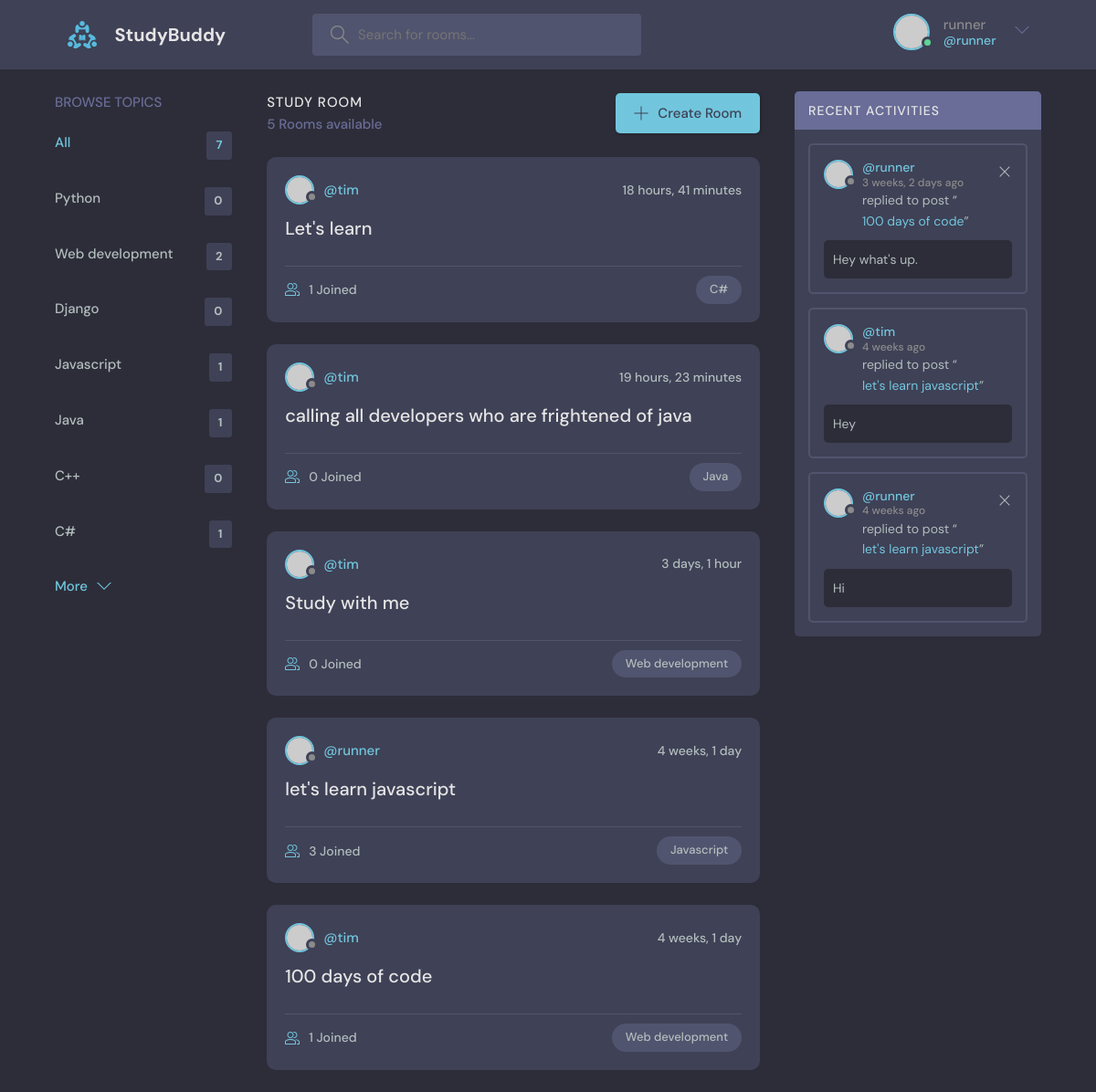
The app's page / (signed in) with its own data.
### base/models.py (models this page shows, shortened)
class Topic(models.Model):
    name = models.CharField(max_length=200)

class Room(models.Model):
    host = models.ForeignKey(User, on_delete=models.SET_NULL, null=True)
    topic = models.ForeignKey(Topic, on_delete=models.SET_NULL, null=True)
    name = models.CharField(max_length=200)
    description = models.TextField(null=True, blank=True)
    participants = models.ManyToManyField(User,
                                          related_name='participants',
                                          blank=True)
    updated = models.DateTimeField(auto_now=True)
    created = models.DateTimeField(auto_now_add=True)
    class Meta:
        ordering = ['-updated', '-created']

class Message(models.Model):
    user = models.ForeignKey(User, on_delete=models.CASCADE)
    room = models.ForeignKey(Room, on_delete=models.CASCADE)
    body = models.TextField()
    updated = models.DateTimeField(auto_now=True)
    created = models.DateTimeField(auto_now_add=True)
    class Meta:
        ordering = ['-updated', '-created']

### base/views.py (the view)
# urls.py: path('', views.home, name='home'),
def home(request):
    q = request.GET.get('q') if request.GET.get('q') != None else ''
    rooms = Room.objects.filter(
        Q(topic__name__icontains=q) |
        Q(name__icontains=q) |
        Q(description__icontains=q))
    topics = Topic.objects.all()
    room_count = rooms.count()
    room_messages = Message.objects.filter(Q(room__topic__name__icontains=q))
    context = {'rooms': rooms, 'topics': topics, 'room_count': room_count, 'room_messages': room_messages}
    return render(request, "base/home.html", context)

### base/templates/base/home.html (shortened to what this page needs)
{% extends 'main.html' %}
{% block content %}
    <main class="layout layout--3">
      <div class="container">
          {% include 'base/topics_component.html' %}
        <div class="roomList">
          <div class="roomList__header">
            <div>
              <h2>Study Room</h2>
              <p>{{room_count}} Rooms available</p>
            </div>
            <a class="btn btn--main" href="{% url 'create-room' %}">
              <svg version="1.1" xmlns="http://www.w3.org/2000/svg" width="32" height="32" viewBox="0 0 32 32">
                <title>add</title>
                <path
                  d="M16.943 0.943h-1.885v14.115h-14.115v1.885h14.115v14.115h1.885v-14.115h14.115v-1.885h-14.115v-14.115z"
                ></path>
              </svg>
              Create Room
            </a>
          </div>
          {% include 'base/feed_component.html' %}
        </div>
          {% include 'base/activity_component.html' %}
      </div>
    </main>
{% endblock %}

### templates/navbar.html (shortened to what this page needs)
{% load static %}
<header class="header header--loggedIn">
  <div class="container">
    <a href="{% url 'home' %}" class="header__logo">
      <img src="{% static 'images/logo.svg' %}" />
      <h1>StudyBuddy</h1>
    </a>
    <form class="header__search" method='GET' action="{% url 'home' %}">
      <label>
        <input name="q" placeholder="Search for rooms..." />
      </label>
    </form>
    <nav class="header__menu">
      {% if request.user.is_authenticated %}
      <div class="header__user">
        <a href="{% url 'user-profile' request.user.id %}">
          <div class="avatar avatar--medium active">
            <img src="https://randomuser.me/api/portraits/men/37.jpg" />
          </div>
          <p>{{request.user.username}}<span>@{{request.user.username}}</span></p>
        </a>
        <button class="dropdown-button">
          <svg version="1.1" xmlns="http://www.w3.org/2000/svg" width="32" height="32" viewBox="0 0 32 32">
            <title>chevron-down</title>
            <path d="M16 21l-13-13h-3l16 16 16-16h-3l-13 13z"></path>
          </svg>
        </button>
      </div>
      {% else %}
      <a href="{% url 'login' %}">
        <img src="{% static 'images/avatar.svg' %}" />
        <p>Login</p>
      </a>
      {% endif %}
    </nav>
  </div>
</header>

### base/templates/base/topics_component.html
<div class="topics">
  <div class="topics__header">
    <h2>Browse Topics</h2>
  </div>
  <ul class="topics__list">
    <li>
      <a href="{% url 'home' %}" class="active">All <span>{{topics.count}}</span></a>
    </li>
    {% for topic in topics %}
      <li>
        <a href="{% url 'home' %}?q={{topic.name}}">{{topic.name}}<span>{{topic.room_set.all.count}}</span></a>
      </li>
    {% endfor %}
  </ul>
  <a class="btn btn--link" href="topics.html">
    More
    <svg version="1.1" xmlns="http://www.w3.org/2000/svg" width="32" height="32" viewBox="0 0 32 32">
      <title>chevron-down</title>
      <path d="M16 21l-13-13h-3l16 16 16-16h-3l-13 13z"></path>
    </svg>
  </a>
</div>

### base/templates/base/feed_component.html
{% for room in rooms %}
<div class="roomListRoom">
  <div class="roomListRoom__header">
    <a href="{% url 'user-profile' room.host.id %}" class="roomListRoom__author">
      <div class="avatar avatar--small">
        <img src="https://randomuser.me/api/portraits/women/11.jpg" />
      </div>
      <span>@{{room.host.username}}</span>
    </a>
    <div class="roomListRoom__actions">
      <span>{{room.created|timesince}}</span>
    </div>
  </div>
  <div class="roomListRoom__content">
    <a href="{% url 'room' room.id %}">{{room.name}}</a>
  </div>
  <div class="roomListRoom__meta">
    <a href="{% url 'room' room.id %}" class="roomListRoom__joined">
      <svg version="1.1" xmlns="http://www.w3.org/2000/svg" width="32" height="32" viewBox="0 0 32 32">
        <title>{{room.topic.name}}</title>
        <path
          d="M30.539 20.766c-2.69-1.547-5.75-2.427-8.92-2.662 0.649 0.291 1.303 0.575 1.918 0.928 0.715 0.412 1.288 1.005 1.71 1.694 1.507 0.419 2.956 1.003 4.298 1.774 0.281 0.162 0.456 0.487 0.456 0.85v4.65h-4v2h5c0.553 0 1-0.447 1-1v-5.65c0-1.077-0.56-2.067-1.461-2.584z"
        ></path>
        <path
          d="M22.539 20.766c-6.295-3.619-14.783-3.619-21.078 0-0.901 0.519-1.461 1.508-1.461 2.584v5.65c0 0.553 0.447 1 1 1h22c0.553 0 1-0.447 1-1v-5.651c0-1.075-0.56-2.064-1.461-2.583zM22 28h-20v-4.65c0-0.362 0.175-0.688 0.457-0.85 5.691-3.271 13.394-3.271 19.086 0 0.282 0.162 0.457 0.487 0.457 0.849v4.651z"
        ></path>
        <path
          d="M19.502 4.047c0.166-0.017 0.33-0.047 0.498-0.047 2.757 0 5 2.243 5 5s-2.243 5-5 5c-0.168 0-0.332-0.030-0.498-0.047-0.424 0.641-0.944 1.204-1.513 1.716 0.651 0.201 1.323 0.331 2.011 0.331 3.859 0 7-3.141 7-7s-3.141-7-7-7c-0.688 0-1.36 0.131-2.011 0.331 0.57 0.512 1.089 1.075 1.513 1.716z"
        ></path>
        <path
          d="M12 16c3.859 0 7-3.141 7-7s-3.141-7-7-7c-3.859 0-7 3.141-7 7s3.141 7 7 7zM12 4c2.757 0 5 2.243 5 5s-2.243 5-5 5-5-2.243-5-5c0-2.757 2.243-5 5-5z"
        ></path>
      </svg>
      {{room.participants.all.count}} Joined
    </a>
    <p class="roomListRoom__topic">{{room.topic.name}}</p>
  </div>
</div>
{% endfor %}

### base/templates/base/activity_component.html
<div class="activities">
  <div class="activities__header">
    <h2>Recent Activities</h2>
  </div>
  {% for message in room_messages %}
  <div class="activities__box">
    <div class="activities__boxHeader roomListRoom__header">
      <a href="{% url 'user-profile' message.user.id %}" class="roomListRoom__author">
        <div class="avatar avatar--small">
          <img src="https://randomuser.me/api/portraits/women/11.jpg" />
        </div>
        <p>
          @{{message.user}}
          <span>{{message.created|timesince}} ago</span>
        </p>
      </a>
      {% if request.user == message.user %}
      <div class="roomListRoom__actions">
        <a href="{% url 'delete-message' message.id %}">
          <svg version="1.1" xmlns="http://www.w3.org/2000/svg" width="32" height="32" viewBox="0 0 32 32">
            <title>remove</title>
            <path
              d="M27.314 6.019l-1.333-1.333-9.98 9.981-9.981-9.981-1.333 1.333 9.981 9.981-9.981 9.98 1.333 1.333 9.981-9.98 9.98 9.98 1.333-1.333-9.98-9.98 9.98-9.981z"
            ></path>
          </svg>
        </a>
      </div>
      {% endif %}
    </div>
    <div class="activities__boxContent">
      <p>replied to post “<a href="{% url 'room' message.room.id %}">{{message.room.name}}</a>”</p>
      <div class="activities__boxRoomContent">
        {{message.body}}
      </div>
    </div>
  </div>
  {% endfor %}
</div>

### records on screen
Topic: name "Python", room_set.all.count "0"
Topic: name "Web development", room_set.all.count "2"
Topic: name "Django", room_set.all.count "0"
Topic: name "Javascript", room_set.all.count "1"
Topic: name "Java", room_set.all.count "1"
Topic: name "C++", room_set.all.count "0"
Topic: name "C#", room_set.all.count "1"
Room: host.username "tim", created "18 hours, 41 minutes", name "Let's learn", participants.all.count "1", topic.name "C#"
Room: host.username "tim", created "19 hours, 23 minutes", name "calling all developers who are frightened of java", participants.all.count "0", topic.name "Java"
Room: host.username "tim", created "3 days, 1 hour", name "Study with me", participants.all.count "0", topic.name "Web development"
Room: host.username "runner", created "4 weeks, 1 day", name "let's learn javascript", participants.all.count "3", topic.name "Javascript"
Room: host.username "tim", created "4 weeks, 1 day", name "100 days of code", participants.all.count "1", topic.name "Web development"
Message: user "runner", created "3 weeks, 2 days", room.name "100 days of code", body "Hey what's up."
Message: user "tim", created "4 weeks", room.name "let's learn javascript", body "Hey"
Message: user "runner", created "4 weeks", room.name "let's learn javascript", body "Hi"

### other values on screen
{{ request.user.username }} "runner"
{{ topics.count }} "7"
{{ room_count }} "5"
